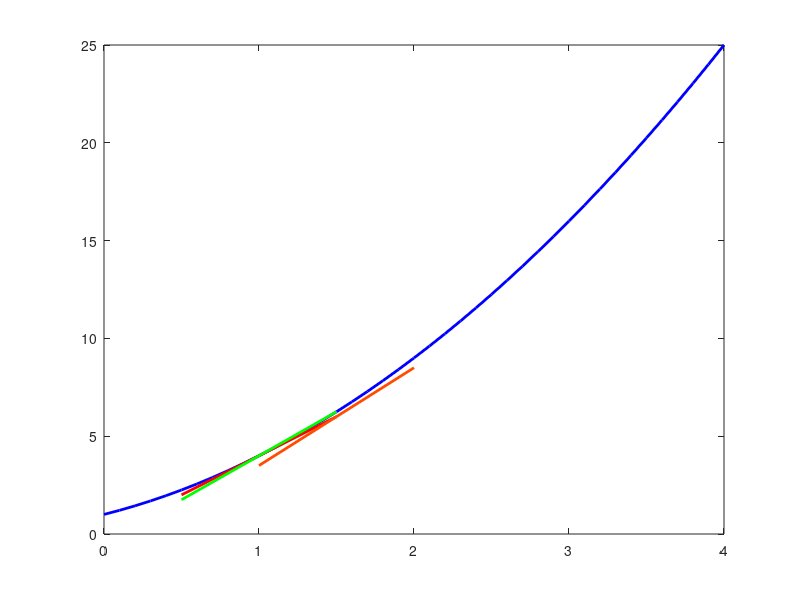

MATLAB code for this plot: (Note: this script raises an error after producing the figure.)
xr = 0:.1:4;

y  = @(x) 1*x.^2 +2*x +1;
y1 = @(x) 2*x +2;
rT = @(x) y1(1)*(x-1) + y(1);
rT2= @(x) y1(1.5)*(x-1.5) +6;
rTm = @(x) 4.5*(x-1) +y(1);
plot(xr,y(xr),'b','LineWidth',2)

hold on
a1= plot([0.5,1.5],[rT(0.5),rT(1.5)],'r','LineWidth',2)
a2= plot([1,2],[rT2(1),rT2(2)],'Color',[1,0.3,0],'LineWidth',2)
am = plot([0.5,1.5],[rTm(0.5),rTm(1.5)],'g','LineWidth',2)

a1.Color(4)=0.6;
a2.Color(4)=0.6;
plot(1,4,'ok','MarkerFaceColor','k')
plot(1.5,6,'ok','MarkerFaceColor','k')
plot(1.5,6.25,'ok','MarkerFaceColor','k')

xlim([0,2])